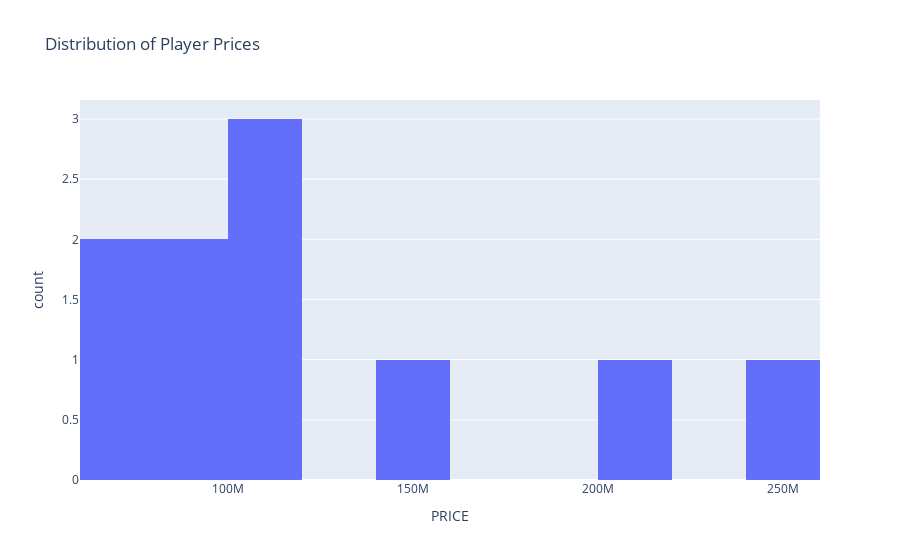

The notebook cell saved with this chart:
### Code cell
fig = px.histogram(df, x='PRICE', nbins=10, title='Distribution of Player Prices')
fig.show()

### Figure 1 — Plotly figure (JSON) as saved in the notebook; plotly's stock layout.template omitted (floating-point values rounded to 4 significant figures)
{"data": [{"alignmentgroup": "True", "bingroup": "x", "hovertemplate": "PRICE=%{x}<br>count=%{y}<extra></extra>", "legendgroup": "", "marker": {"color": "#636efa", "pattern": {"shape": ""}}, "name": "", "nbinsx": 10, "offsetgroup": "", "orientation": "v", "showlegend": false, "type": "histogram", "x": [247500000, 205000000, 140000000, 117500000, 115000000, 100000000, 84000000, 80000000, 74000000, 74000000], "xaxis": "x", "yaxis": "y"}], "layout": {"barmode": "relative", "legend": {"tracegroupgap": 0}, "title": {"text": "Distribution of Player Prices"}, "xaxis": {"anchor": "y", "domain": [0, 1], "title": {"text": "PRICE"}}, "yaxis": {"anchor": "x", "domain": [0, 1], "title": {"text": "count"}}}}
